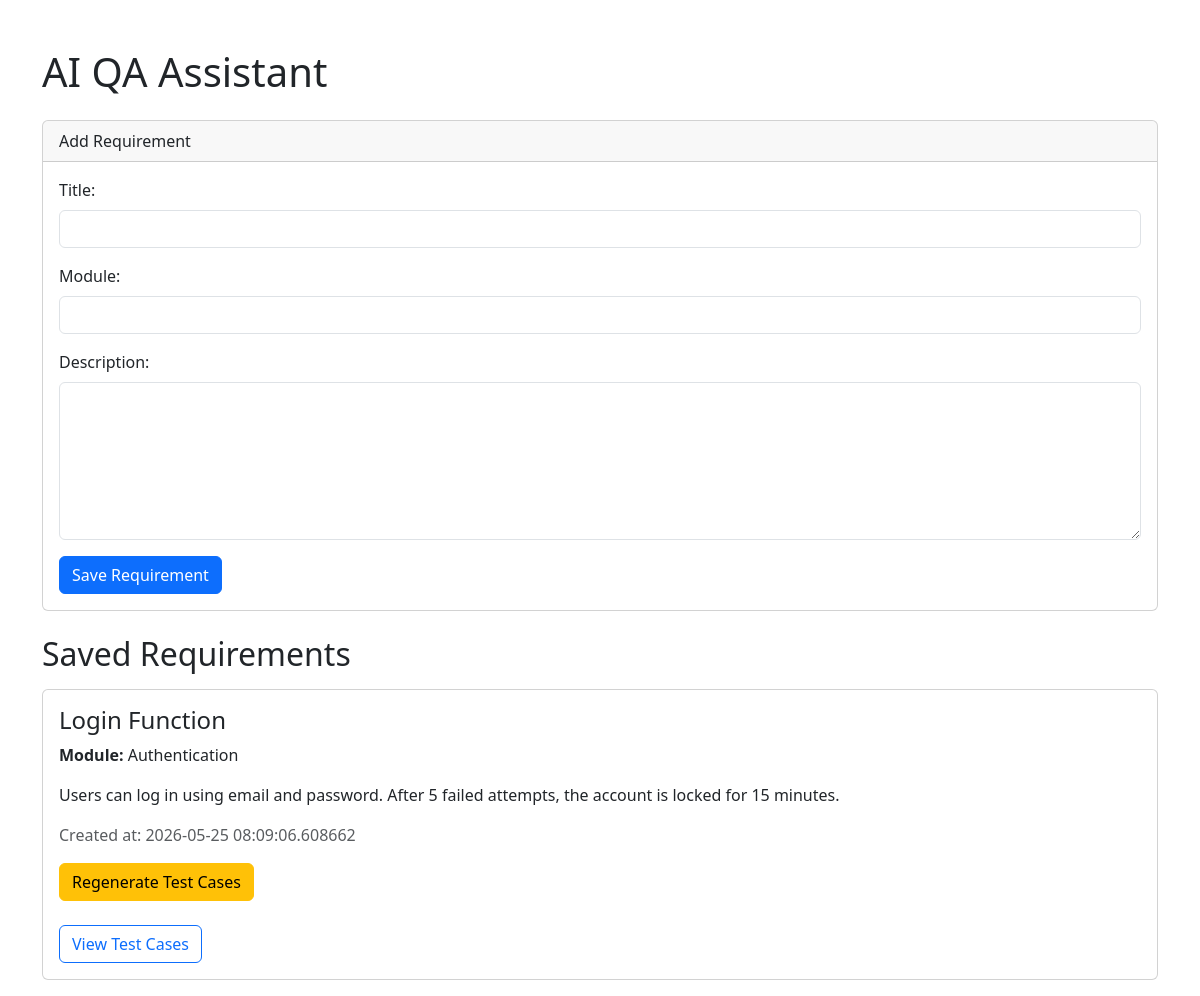
The page / on the database its author committed.
### models.py (models this page shows)
class Requirement(Base):
    __tablename__ = "requirements"
    id = Column(Integer, primary_key=True, index=True)
    title = Column(String(255))
    module = Column(String(100))
    description = Column(Text)
    created_at = Column(DateTime, default=datetime.utcnow)

### main.py (the view)
@app.get("/")
def home(request: Request):
    db = SessionLocal()
    requirements = db.query(Requirement).order_by(
        Requirement.id.desc()
    ).all()
    for req in requirements:
        count = db.query(TestCase).filter(
            TestCase.requirement_id == req.id
        ).count()
        req.has_test_cases = count > 0
    db.close()
    return templates.TemplateResponse(
        request=request,
        name="index.html",
        context={
            "requirements": requirements
        }
    )

### templates/index.html (shortened to what this page needs)
<!DOCTYPE html>
<html>
<head>
    <link
        href="https://cdn.jsdelivr.net/npm/bootstrap@5.3.3/dist/css/bootstrap.min.css"
        rel="stylesheet">
</head>
<body>
<div class="container mt-5">
    <h1 class="mb-4">AI QA Assistant</h1>
    <div class="card mb-4">
        <div class="card-header">
            Add Requirement
        </div>
        <div class="card-body">
            <form method="post" action="/add-requirement">
                <div class="mb-3">
                    <label class="form-label">Title:</label>
                    <input
                        type="text"
                        name="title"
                        class="form-control"
                        required>
                </div>
                <div class="mb-3">
                    <label class="form-label">Module:</label>
                    <input
                        type="text"
                        name="module"
                        class="form-control"
                        required>
                </div>
                <div class="mb-3">
                    <label class="form-label">Description:</label>
                    <textarea
                        name="description"
                        rows="6"
                        class="form-control"
                        required></textarea>
                </div>
                <button type="submit" class="btn btn-primary">
                    Save Requirement
                </button>
            </form>
        </div>
    </div>
    <h2 class="mb-3">Saved Requirements</h2>
    {% if requirements %}
        {% for req in requirements %}
            <div class="card mb-3">
                <div class="card-body">
                    <h4 class="card-title">
                        {{ req.title }}
                    </h4>
                    <p>
                        <strong>Module:</strong>
                        {{ req.module }}
                    </p>
                    <p>
                        {{ req.description }}
                    </p>
                    <p class="text-muted">
                        Created at: {{ req.created_at }}
                    </p>
                    <form method="post" action="/generate-testcases/{{ req.id }}">
                        {% if req.has_test_cases %}
                            <button type="submit" class="btn btn-warning">
                                Regenerate Test Cases
                            </button>
                        {% else %}
                            <button type="submit" class="btn btn-success">
                                Generate Test Cases
                            </button>
                        {% endif %}
                    </form>
                    <br>
                    {% if req.has_test_cases %}
                        <a href="/testcases/{{ req.id }}"
                           class="btn btn-outline-primary">
                            View Test Cases
                        </a>
                    {% else %}
                        <button
                            class="btn btn-outline-secondary"
                            disabled>
                            View Test Cases
                        </button>
                    {% endif %}
                </div>
            </div>
        {% endfor %}
    {% else %}
        <p class="text-muted">
            No requirements saved yet.
        </p>
    {% endif %}
</div>
</body>
</html>

### rows shown on the page
Requirement: title "Login Function", module "Authentication", description "Users can log in using email and password. After 5 failed attempts, the account is locked for 15 minutes.", created_at "2026-05-25 08:09:06.608662"
